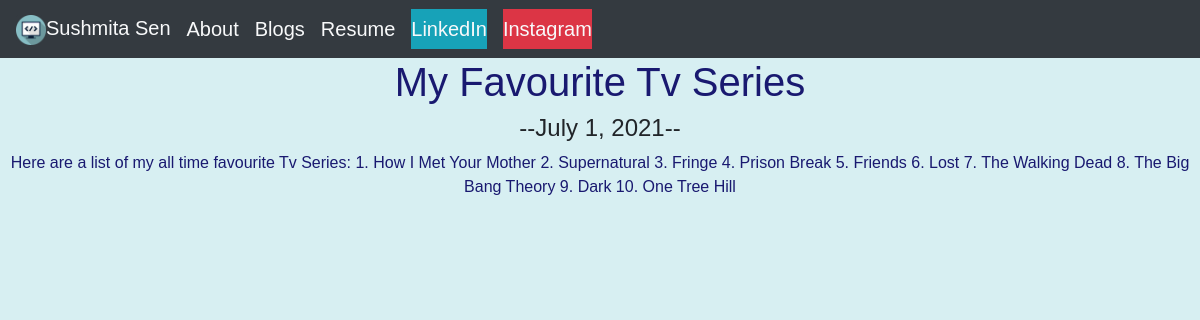
The app's page /blog/4/ with its own data.
### blog/models.py (models this page shows, shortened)
class Blog(models.Model):
    title = models.CharField(max_length=200)
    description = models.TextField()
    date = models.DateField()

### blog/views.py (the view)
# urls.py: path('<int:blog_id>/',views.detail,name='detail'),
def detail(request, blog_id):
    blog = get_object_or_404(Blog, pk=blog_id)
    return render(request, 'blog/detail.html', {'blog':blog})

### blog/templates/blog/detail.html (shortened to what this page needs)
{% extends 'portfolio/base.html' %}
{% block content %}
<h1>{{ blog.title }}</h1>
<h4>--{{ blog.date }}--</h4>
<p>{{ blog.description }}</p>
{% endblock %}

### portfolio/static/portfolio/portfolio.css (style rules this page uses)
body { text-align: center; font-family: sans-serif; background-color: rgba(176,224,230,0.5); }
p { color: rgba(25,25,112.1); height: 4em; }
h1 { color: rgba(25,25,112.1); }

### records on screen
Blog: title "My Favourite Tv Series", date "July 1, 2021", description "Here are a list of my all time favourite Tv Series: 1. How I Met Your Mother 2. Supernatural 3. Fringe 4. Prison Break 5. Friends 6. Lost 7. The Walking Dead 8. The Big Bang Theory 9. Dark 10. One Tree Hill"
